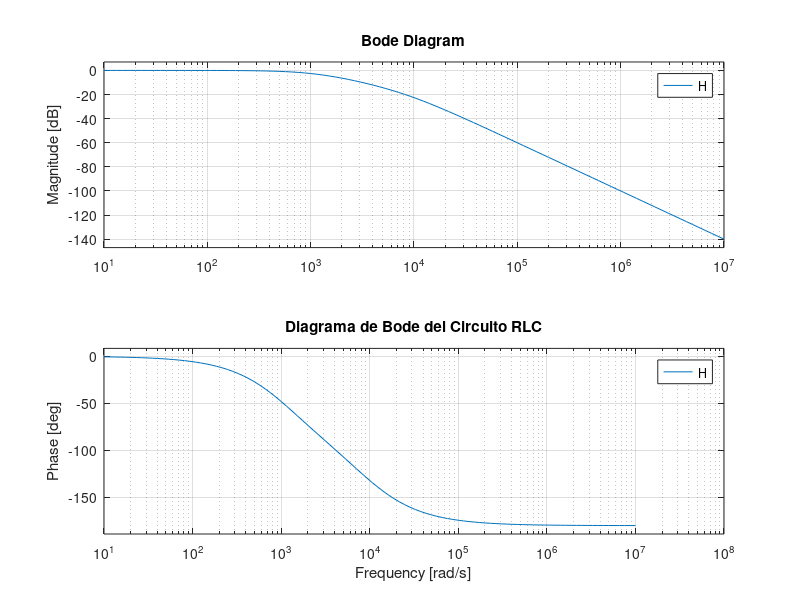
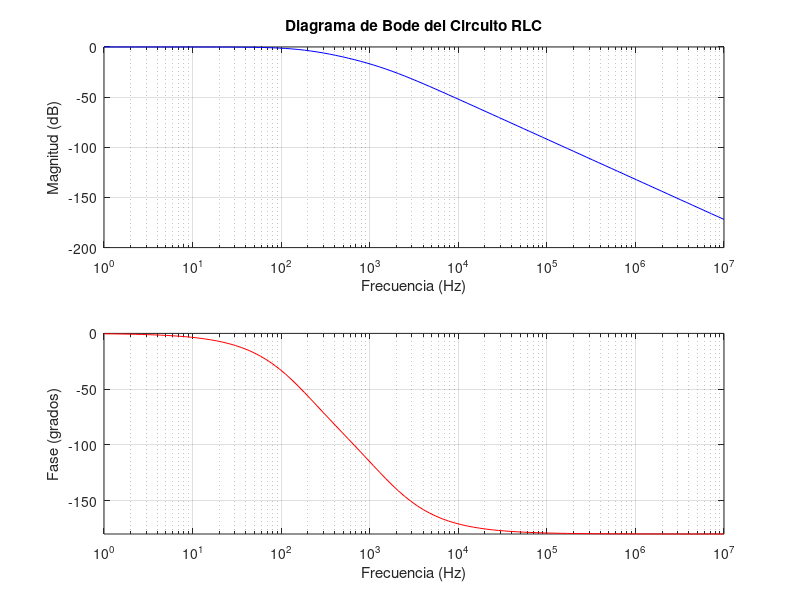
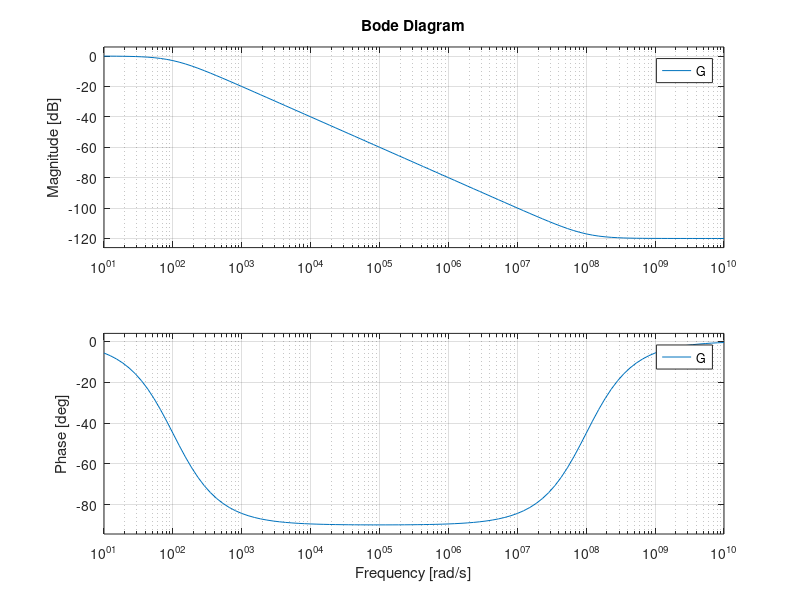
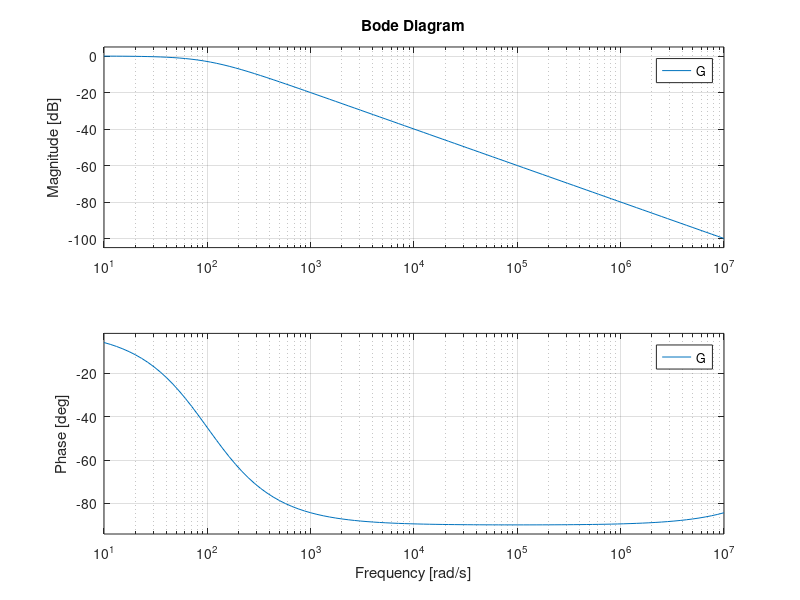

Write the MATLAB code that produced these figures, in order.

%% PARTE #1, Grafica usando la fucnion bode de Matlab

% Parámetros del circuito RLC
R = 10;        % Resistencia en ohmios
L = 1e-3;      % Inductancia en henrios
C = 100e-6;    % Capacitancia en faradios

N = 100;
w = logspace(1, 7, N); % Frecuencia angular en rad/s
% Crear la función de transferencia del circuito
DEN = [1 (R/L) 1/(L*C)];
NUM = [1/(L*C)];     % Denominador: LC * s^2 + RC * s + 1

H = tf(NUM, DEN);      % Función de transferencia en MATLAB

% Graficar el diagrama de Bode
figure;
bode(H,w);
xlim([0 1*10e7])
grid on;
title('Diagrama de Bode del Circuito RLC');

% Definir el rango de frecuencias en Hz (de 10^0 a 10^7)
f = logspace(0, 7, 100);

% Convertir frecuencia en Hz a frecuencia angular en radianes/segundo
w = 2 * pi * f;

% Inicializar vectores para la magnitud y fase de la respuesta en frecuencia
H_mag = zeros(size(w));     % Magnitud de H(jw)
H_phase = zeros(size(w));   % Fase de H(jw)

% Evaluar la función de transferencia en cada frecuencia
for i = 1:length(w)
    s = 1j * w(i);                              % Variable compleja s = j*w
    H = 1 / (L*C*s^2 + R*C*s + 1);              % Evaluar H(s) del circuito RLC
    H_mag(i) = abs(H);                          % Calcular la magnitud
    H_phase(i) = angle(H);                      % Calcular la fase
end

% Convertir la magnitud a decibeles
H_mag_db = 20 * log10(H_mag);

% Graficar el diagrama de Bode manualmente
figure;
subplot(2, 1, 1);                               % Subgráfico para la magnitud
semilogx(f, H_mag_db, 'b');                     % Magnitud en escala logarítmica
grid on;
title('Diagrama de Bode del Circuito RLC');
xlabel('Frecuencia (Hz)');
ylabel('Magnitud (dB)');

subplot(2, 1, 2);
semilogx(f, rad2deg(H_phase), 'r');
ylim([-180 0]);
grid on;
xlabel('Frecuencia (Hz)');
ylabel('Fase (grados)');


R1 = 10e3;
C1 = 1e-12;
R2 = 10e3;
C2 = 1e-6;
R3 = 10e3;
R4 = 10e3;

% Rango de frecuencias angulares
N = 100;
w = logspace(1, 10, N); % Frecuencia angular en rad/s
num2 = [R4*R2*R1*C1 R4*R2];
den2 = [R3*R1*R2*C2 R3*R1];
G = tf(num2, den2);

% Mostrar el diagrama de Bode
figure;
bode(G, w);
grid on;


%% Actividad en clase
% Parámetros del circuito 
R1 = 10e3;
C1 = 1e-12;
R2 = 10e3;
C2 = 1e-6;
R3 = 10e3;
R4 = 10e3;

% Rango de frecuencias angulares
N = 100;
w = logspace(1, 7, N); % Frecuencia angular en rad/s
num2 = [R4*R2*R1*C1 R4*R2];
den2 = [R3*R1*R2*C2 R3*R1];
G = tf(num2, den2);

% Mostrar el diagrama de Bode
figure;
bode(G, w);
grid on;

% Encontrar los márgenes de ganancia y de fase
[GM, PM, Wcg, Wcp] = margin(G);

% Mostrar los resultados
disp(['Margen de ganancia (dB): ', num2str(20*log10(GM))]);
disp(['Margen de fase (grados): ', num2str(PM)]);
disp(['Frecuencia de ganancia cruzada (rad/s): ', num2str(Wcg)]);
disp(['Frecuencia de fase cruzada (rad/s): ', num2str(Wcp)]);

